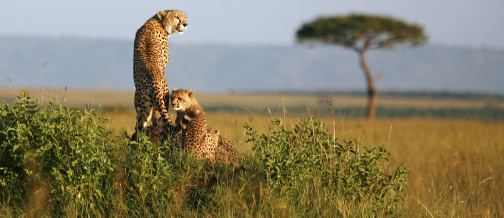
//> input picture lab3/cmake_build_debug/leo.jpg, 504 x 218 px
$ ./main   (built with g++ and OpenCV 4)
//> lines starting //> are read from the running program, lines starting //| are printed output that depends on the picture; after the words box and inside, x2 and y2 are one past the last pixel; in counts of white or black regions, pixels touching at a corner belong together
#include <iostream>
#include <array>
#include <opencv2/opencv.hpp>
#include <opencv2/imgproc.hpp>
#include <chrono>
#include <cmath>

int
main(int argc, const char *argv[])
{
    std::string file_name("../resources/");

    if (argc == 1)
        file_name += "leo.jpg";
    else if (argc == 2)
        file_name += argv[1];

    constexpr uint8_t range{255};
    std::array<double, range> hist;
    hist.fill(0.0000);

    cv::Mat image;
    cv::imread(file_name, CV_8UC4).copyTo(image);
//> image is the input picture: 218 rows x 504 cols, CV_8UC3; mean B, G, R 99, 125.8, 133.6
    cv::cvtColor(image, image, CV_BGR2GRAY);
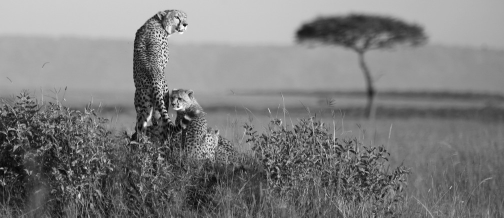
//> image: 218 rows x 504 cols, CV_8UC1; min 6, max 252, mean 125.1

    cv::Mat processed_image;
    image.copyTo(processed_image);

    std::for_each(processed_image.begin<uint8_t>(),
                  processed_image.end<uint8_t>(),
                  [&](uint8_t pix)
                  {
                    hist.at(pix) += 1.0;
                  });

    double hist_max{*(std::max_element(hist.cbegin(), hist.cend()))};

    std::cout << "hist max = " << hist_max << '\n';
    std::for_each(hist.begin(),
                  hist.end(),
                  [hist_max, range](double &val)
                  {
                    val /= hist_max;
                  });

    cv::Mat hist_image(range, range, CV_8UC1);
    for(ptrdiff_t row{0}; row < hist.size() - 1; ++row)
    {
        cv::line(hist_image,
                 cv::Point(row, hist_image.rows - static_cast<ptrdiff_t>(std::round(range * hist.at(row)))),
                 cv::Point(row + 1, hist_image.rows - static_cast<ptrdiff_t>( std::round(range * hist.at(row + 1)))),
                 255, 2, 8, 0);
    }
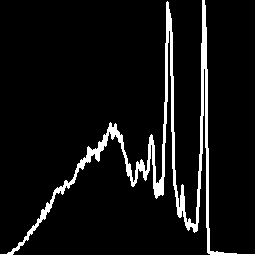
//> hist_image: 255 rows x 255 cols, CV_8UC1; 7% white; 1 white region, box (x1, y1, x2, y2) and area: (0, 0, 255, 255) 4540

    double left{range * 0.2};
    double right{range - range * 0.2};
    std::for_each(processed_image.begin<uint8_t>(),
                  processed_image.end<uint8_t>(),
                  [left, right, range](uint8_t &pix)
                  {
                    double new_left = (static_cast<double>(pix) - left);
                    double new_right = ((new_left <= 0) ? 0 : new_left) * range/(range - left - (range - right));
                    double result = (new_right >= range - 1) ? range - 1 : new_right;
                    pix = static_cast<uint8_t>(std::round(result));
                  }
                 );
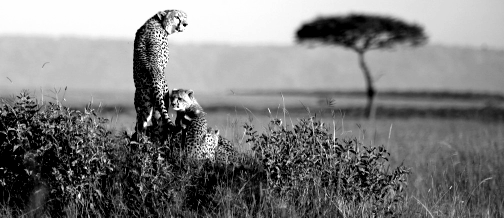
//> processed_image: 218 rows x 504 cols, CV_8UC1; min 0, max 254, mean 124.7

    cv::imshow("hist image", hist_image);
    cv::imwrite("../resources/src_hist.jpeg", hist_image, std::vector<int>({CV_IMWRITE_JPEG_QUALITY, 100}));

    hist.fill(0.000000);
     std::for_each(hist_image.begin<uint8_t>(),
                  hist_image.end<uint8_t>(),
                  [&](uint8_t &pix)
                  {
                    pix = 0;
                  });


    std::for_each(processed_image.begin<uint8_t>(),
                  processed_image.end<uint8_t>(),
                  [&](uint8_t pix)
                  {
                    hist.at(pix) += 1.0;
                  });

    hist_max = *(std::max_element(hist.cbegin(), hist.cend()));

    std::cout << "hist max = " << hist_max << '\n';
    std::for_each(hist.begin(),
                  hist.end(),
                  [hist_max](double &val)
                  {
                    val /= hist_max;
                  });

    for(ptrdiff_t row{0}; row < hist.size() - 1; ++row)
    {
        cv::line(hist_image,
                 cv::Point(row, hist_image.rows - static_cast<ptrdiff_t>(std::round(range * hist.at(row)))),
                 cv::Point(row + 1, hist_image.rows - static_cast<ptrdiff_t>( std::round(range * hist.at(row + 1)))),
                 255, 2, 8, 0);
    }
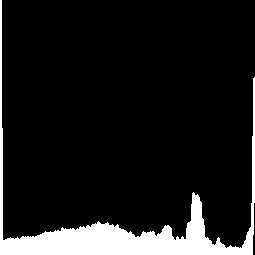
//> hist_image: 255 rows x 255 cols, CV_8UC1; 10.6% white; 1 white region, box (x1, y1, x2, y2) and area: (0, 0, 255, 255) 6915

    cv::imshow("hist_processed", hist_image);
    cv::imshow("processed_image", processed_image);
    cv::imshow("image", image);

    cv::imwrite("../resources/src_image.jpeg", image, std::vector<int>({CV_IMWRITE_JPEG_QUALITY, 100}));
    cv::imwrite("../resources/hist_proccesed.jpeg", hist_image, std::vector<int>({CV_IMWRITE_JPEG_QUALITY, 100}));
    cv::imwrite("../resources/proccesed_image.jpeg", processed_image, std::vector<int>({CV_IMWRITE_JPEG_QUALITY, 100}));

    cv::waitKey();
    return 0;
}
